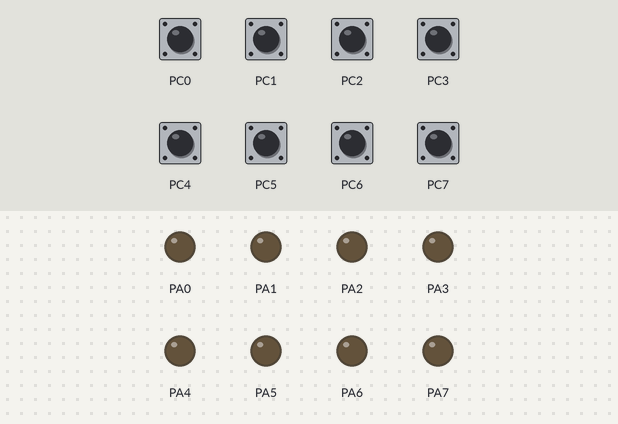
A program run on a simulated ATmega32, built with avr-gcc and emulated at 8 MHz. On the bench: output pins drawn as LEDs (lit = HIGH). Dashed ring = blinking. Inputs (shaded band) come from the test bench; at power-on: PC0–7 HIGH.

Above: at 1.2 s.
1.3 s: PC1 pulled LOW for 0.15 s
At 1.43 s:
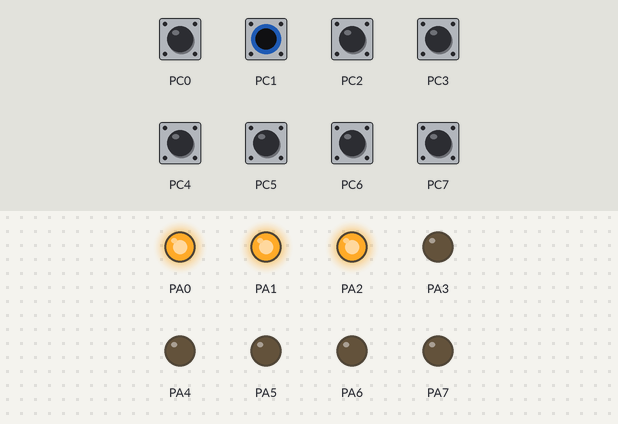
4.3 s: PC2 pulled LOW for 0.15 s
At 4.43 s:
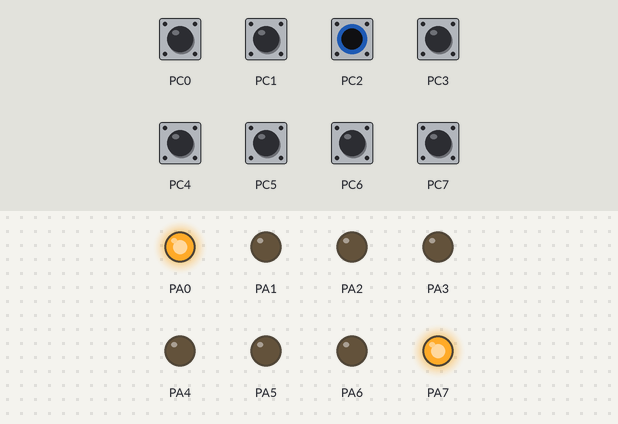
7.3 s: PC0 pulled LOW for 0.15 s
At 7.7 s:
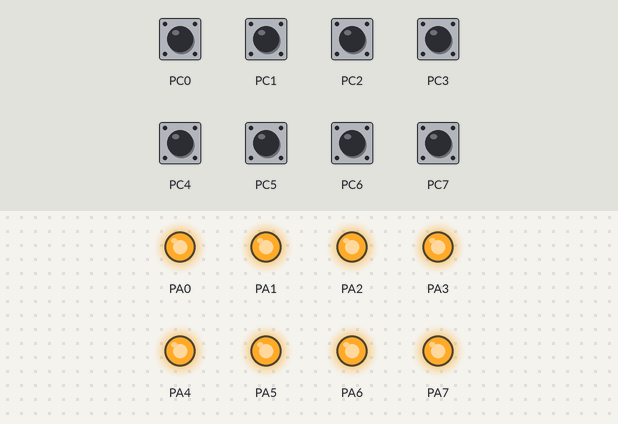
9.3 s: PC0 driven LOW and PC2 driven LOW
At 9.43 s:
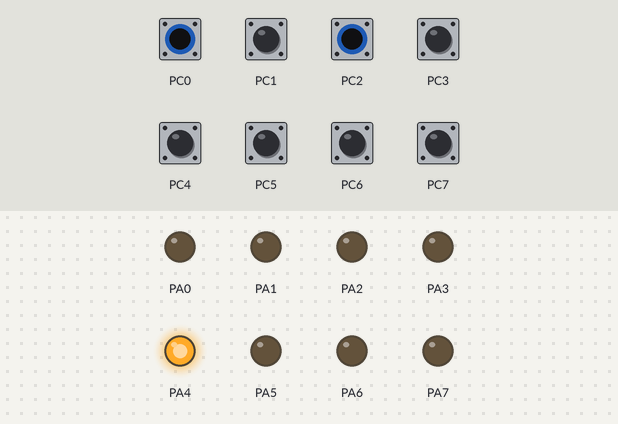
12.3 s: PC0 driven HIGH
At 13.43 s:
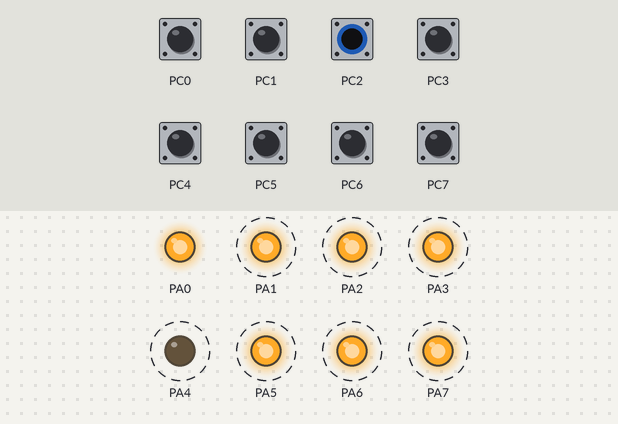
15.3 s: PC0 driven LOW
At 16.37 s:
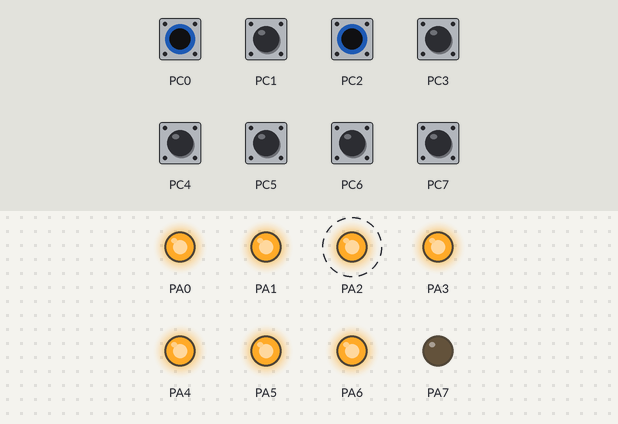
Timing chart, 0 to 19.3 s (numbered marks = the images above; inputs shaded):
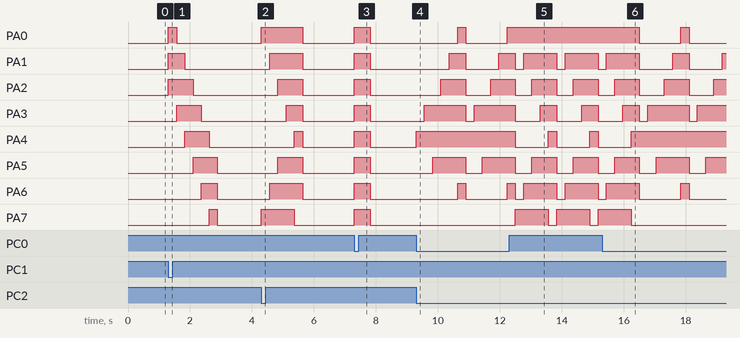

The program:

main.c
```c
/*
 * main.c
 *
 *  Created on: ??þ/??þ/????
 *      Author: pola
 */

#include"types.h"
#include"util.h"
#include <avr/io.h>
#include<avr/delay.h>
int main(void)
{
	u8 DIP_Value=PINC;


	/* PORT A as outPut*/
	DDRA=0xff;
	/*port C as pull up input*/
	DDRC=0x00;
	PORTC=0xff;
	/**************************************************************/


	while(1)
	{
		/*read value of input */
		DIP_Value=~PINC;

		switch(DIP_Value)
		{
		/* flashing LEDS*/
		case 1:
			PORTA=0xff;
			_delay_ms(500);
			PORTA=0x00;
			_delay_ms(500);
			break;
		case 2:				/*	shift left 			*/
			PORTA=0b00000111;
			_delay_ms(250);
			PORTA=0b00001110;
			_delay_ms(250);
			PORTA=0b00011100;
			_delay_ms(250);
			PORTA=0b00111000;
			_delay_ms(250);
			PORTA=0b01110000;
			_delay_ms(250);
			PORTA=0b11100000;
			_delay_ms(250);
			break;


		case 3:	/*	shift right		*/
			PORTA=0b11100000;
			_delay_ms(250);
			PORTA=0b01110000;
			_delay_ms(250);
			PORTA=0b00111000;
			_delay_ms(250);
			PORTA=0b00011100;
			_delay_ms(250);
			PORTA=0b00001110;
			_delay_ms(250);
			PORTA=0b00000111;
			_delay_ms(250);
			break;

		case 4:	/*	 Converging		*/
			PORTA=0b10000001;
			_delay_ms(250);
			PORTA=0b11000011;
			_delay_ms(250);
			PORTA=0b11100111;
			_delay_ms(250);
			PORTA=0b11101111;
			_delay_ms(250);
			PORTA=0b1111111;
			_delay_ms(250);
			break;
		case 5:	/*	  Diverging		*/
			PORTA=0b00010000;
			_delay_ms(250);
			PORTA=0b00011000;
			_delay_ms(250);
			PORTA=0b00111000;
			_delay_ms(250);
			PORTA=0b00111100;
			_delay_ms(250);
			PORTA=0b0111110;
			_delay_ms(250);
			PORTA=0b1111111;
			_delay_ms(250);
			break;


		default :
			PORTA=0x00;
			break;


		}


	}

	return 0;


}
```

types.h
```c
#ifndef types_h
#define types_h

typedef unsigned char u8;
typedef signed char  s8;
typedef unsigned  short int u16;
typedef signed short int s16;
typedef unsigned int u32;
typedef signed int s32;
typedef float f32 ;
typedef double f64;
typedef signed long int s64;
typedef unsigned long int u64;

#endif
```

util.h
```c
#ifndef util_h
#define util_h
#define set_bit(var,bitpos) var=var |(1<<bitpos)
#define clear_bit(var,bitpos) var =var &~(1<<bitpos)
#define toggle_bit(var,bitpos) var=var ^ (1<<bitpos)
#define write_byte(var,value)    var =value
#define read_byte(var)    var
#define Get_bit(var,bitpos)   (var>>bitpos)&1
//#define Get_bit(var,bitpos)   (var&(1<<bitpos))>>bitpos
//#define Get_bit(var,bitpos)   (var&(1<<bitpos))?1:0
//#define Get_bit(var,bitpos)   !!(var&(1<<bitpos))
#endif
```

Measured:
- after the input at 1.3 s, PA0: LOW → HIGH at once, → LOW 0.27 s later; PA1: LOW → HIGH at once, → LOW 0.53 s later; PA2: LOW → HIGH at once, → LOW 0.80 s later; PA3: LOW → HIGH after 0.27 s, → LOW 0.80 s later; PA4: LOW → HIGH after 0.53 s, → LOW 0.79 s later
- after the input at 4.3 s, PA0: LOW → HIGH at once, → LOW 1.3 s later; PA1, PA6: LOW → HIGH after 0.27 s, → LOW 1.1 s later; PA2, PA5: LOW → HIGH after 0.53 s, → LOW 0.80 s later; PA3: LOW → HIGH after 0.80 s, → LOW 0.53 s later; PA4: LOW → HIGH after 1.1 s, → LOW 0.27 s later
- after the input at 7.3 s, PA0–7: LOW → HIGH at once, → LOW 0.52 s later
- after the input at 9.3 s, PA0, PA6: LOW → HIGH after 1.3 s, → LOW 0.27 s later, → HIGH 1.3 s later; PA1: LOW → HIGH after 1.1 s, → LOW 0.53 s later, → HIGH 1.1 s later; PA2: LOW → HIGH after 0.80 s, → LOW 0.80 s later, → HIGH 0.80 s later; PA3: LOW → HIGH after 0.27 s, → LOW 1.3 s later, → HIGH 0.27 s later; PA4: LOW → HIGH at once
- after the input at 12.3 s, PA0: stays HIGH (without the input it goes to LOW after 0.20 s); PA4: alternates HIGH for 0.27 s and LOW for 1.1 s, starting after 0.20 s; PA7: alternates HIGH for 1.1 s and LOW for 0.27 s, starting after 0.20 s
- after the input at 15.3 s, PA0: HIGH → LOW after 1.2 s, → HIGH 1.3 s later, → LOW 0.27 s later; PA4: goes on until 16.2 s, then stays HIGH; PA7: goes on until 16.2 s, then stays LOW
